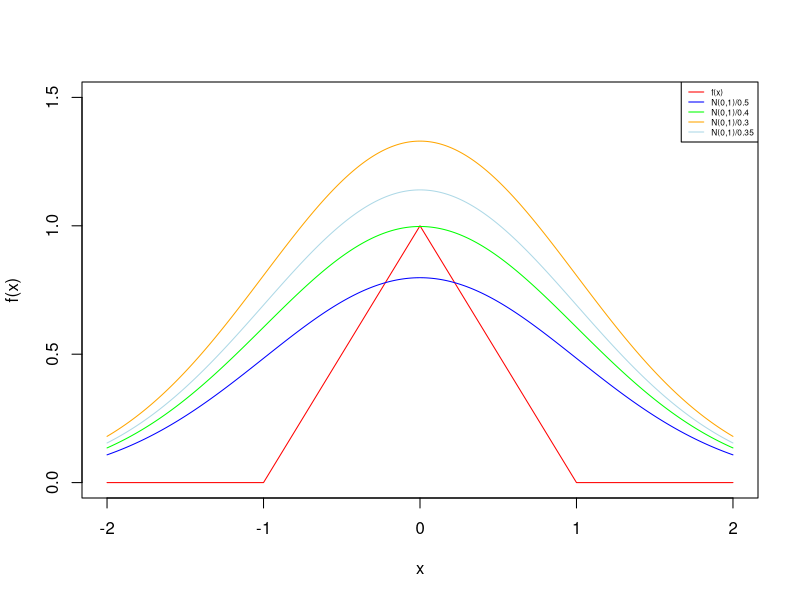
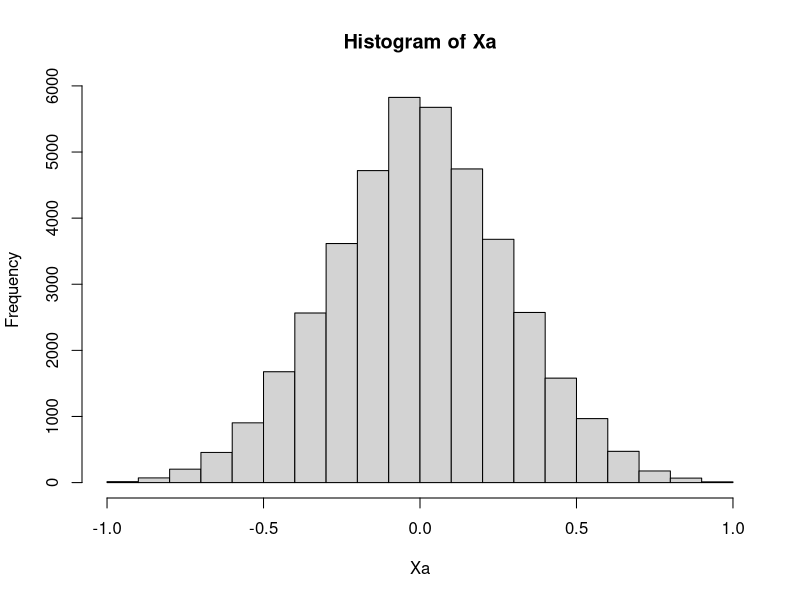
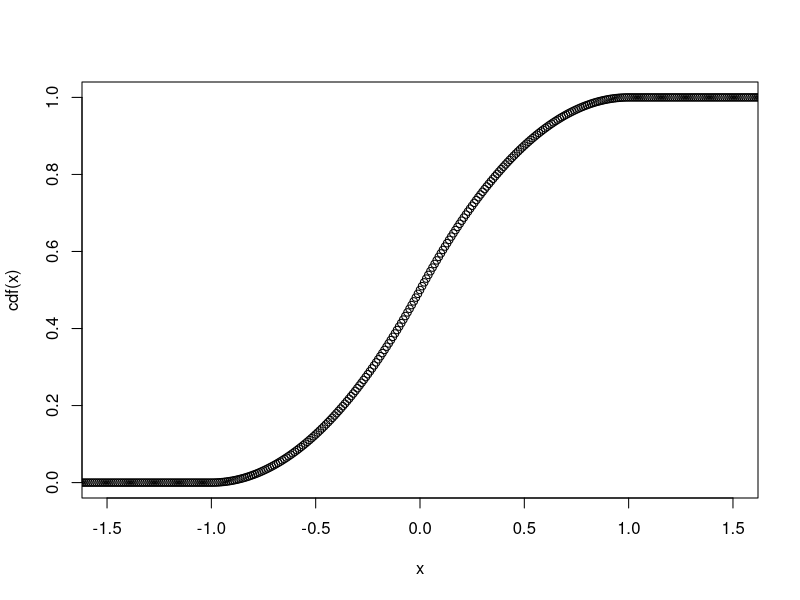
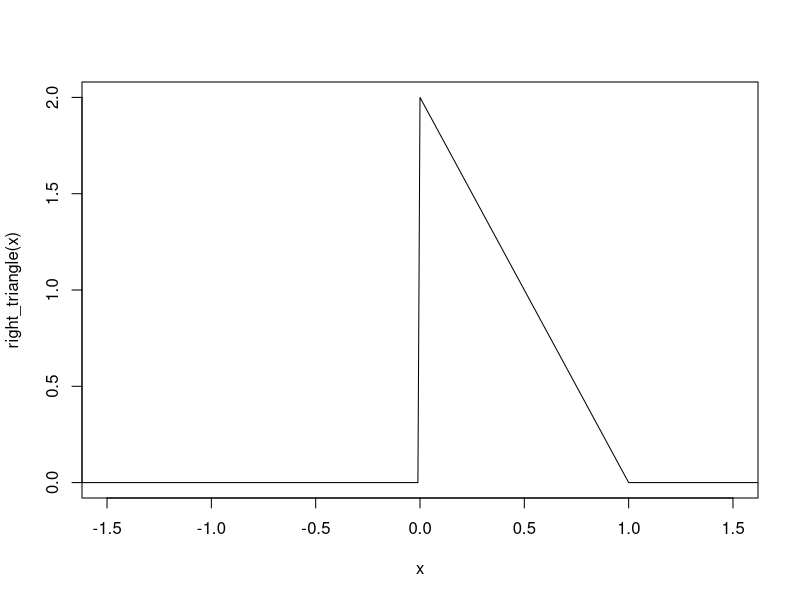
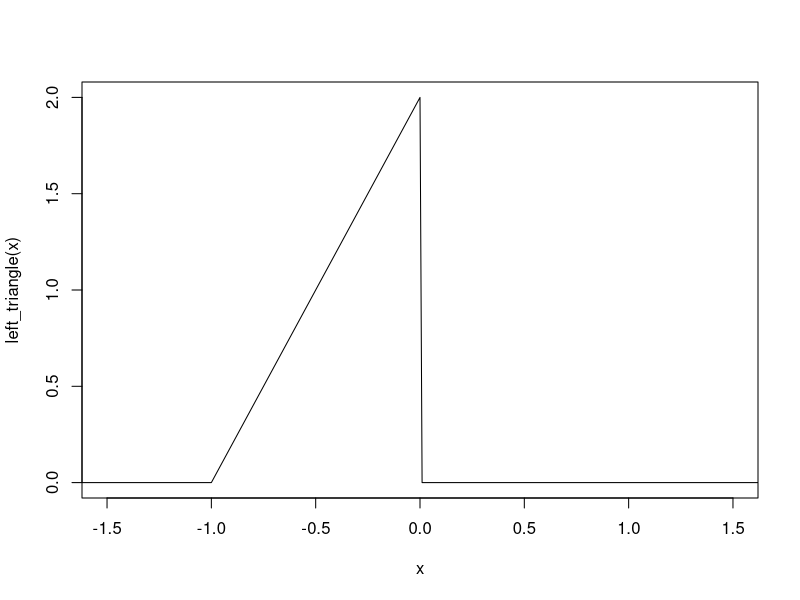
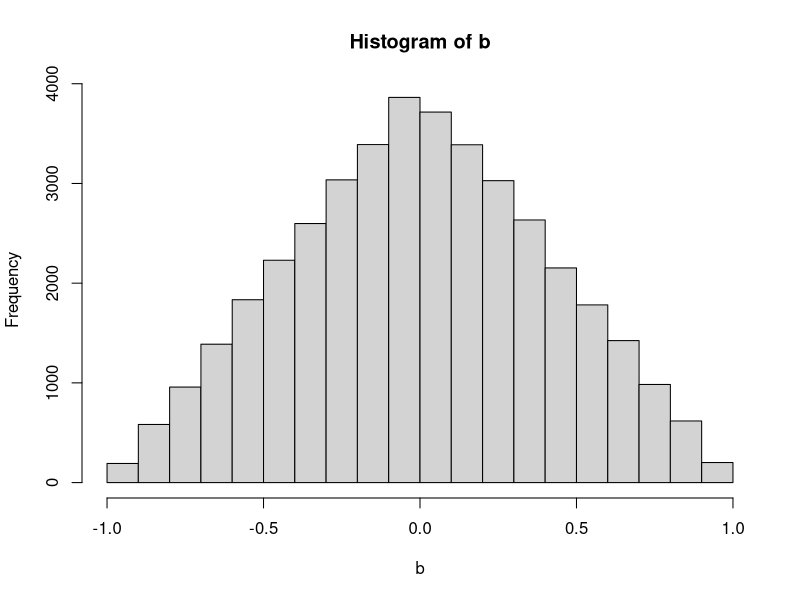
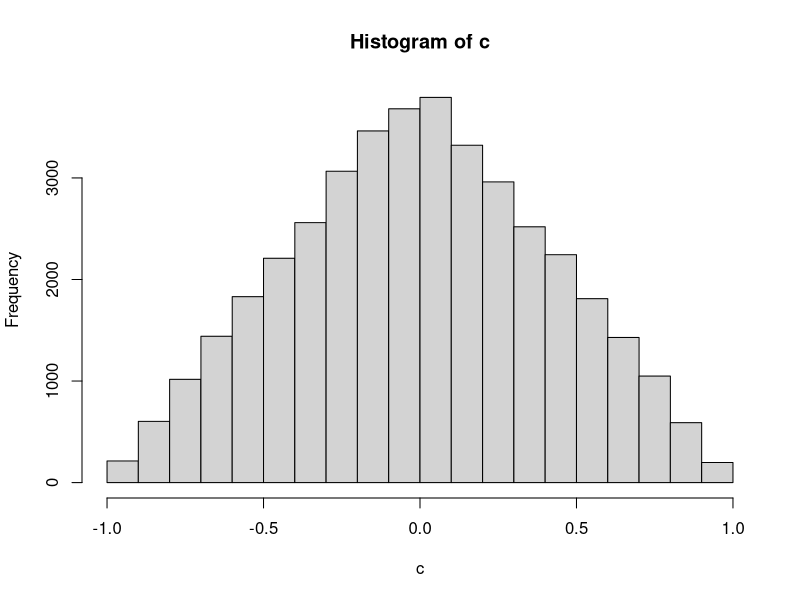
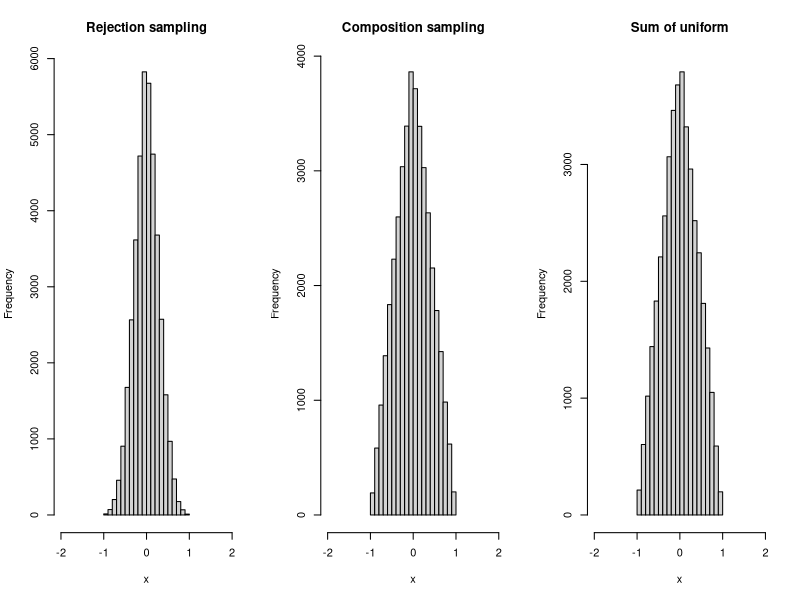

Here is the R script that generated these plots, in order:
## ---- chunk 1
knitr::opts_chunk$set(echo = TRUE)
## ---- chunk 2
set.seed(12345)

f <- function(x){
  out <- c()
  for (i in 1:length(x)){
    if (x[i] < -1){out <- append(out, 0)
    }else if(x[i] > 1){ out <- append(out, 0) 
    }else if (-1 <= x[i] && x[i] <= 0){out <- append(out, x[i]+1)
    }else if (0 < x[i] && x[i] <= 1){out <- append(out, 1-x[i])}
  }
  return(out)
}

#Determining proper value of a for the envelope
x <- seq(-2, 2, 0.01)
plot(x, f(x), col = "red", type = "l", ylim = c(0, 1.5))
lines(x, dnorm(x)/0.5, col = "blue")
lines(x, dnorm(x)/0.4, col = "green")
lines(x, dnorm(x)/0.3, col = "orange")
lines(x, dnorm(x)/0.35, col = "lightblue")
#add legend
legend("topright", legend = c("f(x)", "N(0,1)/0.5", "N(0,1)/0.4", "N(0,1)/0.3", "N(0,1)/0.35"), col = c("red", "blue", "green", "orange", "lightblue"), lty = 1, cex = 0.5)

#Based on the three plots, we choose a = 0.35
a <- 0.35

e <- function(x){
  return(dnorm(x) / a)
}

## ---- chunk 3
#Rejection sampling:
Xa <- c()

while(length(Xa) < 40000){
   U <- runif(1)
   Y <- rnorm(1) * a            # g(x) = N(0,1)
  if (U <= f(Y)/e(Y)){
    Xa <- c(Xa, Y)
  }
}

#plot the histogram of the generated values
hist(Xa)
## ---- chunk 4
x <- seq(-2,2, 0.01)

cdf <- function(x){
  y <- rep(0,length(x))
  for (i in 1:length(x)){
    if (x[i] < -1){
      y[i] <- 0
    }else if (x[i]<=0){
      y[i] <- x[i]^2/2 + x[i] + 0.5
    }else if (x[i]<=1){
      y[i] <- x[i] - (x[i]^2 /2) + .5
    }else y[i] <- 1
  }
  return(y)
}

plot(x,cdf(x), xlim=c(-1.5, 1.5))

right_triangle <- function(x){
  y <- rep(0, length(x))
  for (i in 1:length(x)){
    if (x[i] < 0){
        y[i] <- 0
      }else if(x[i] > 1){
        y[i] <- 0
      }else y[i] <- 2 - 2*x[i]
    }
  return(y)
}

left_triangle <- function(x){
  y <- rep(0, length(x))
  for (i in 1:length(x)){
    if (x[i] < -1){
      y[i] <- 0
    }else if(x[i] > 0){
      y[i] <- 0
    }else y[i] <- 2 + 2*x[i]
  }
  return(y)
}

plot(x,right_triangle(x), xlim=c(-1.5, 1.5), type="l")
plot(x,left_triangle(x), xlim=c(-1.5, 1.5), type="l")


cdf_right <- function(y){
  return(1 - sqrt(1-y))
}

cdf_left <- function(y){
  return(sqrt(y)-1)
}

zerone <- runif(40000, 0,1)
g <- rbinom(40000, 1, 0.5)

genX <- function(x,g){
  res <- rep(0, length(x))
  for (i in 1:length(x)){
    if (g[i] == 0) res[i] <- cdf_right(x[i])
    else res[i] <- cdf_left(x[i])
  }
  return(res)
}
b <- genX(zerone, g)
hist(b)
## ---- chunk 5

genXunif <- function(){
  u1 <- runif(40000)
  u2 <- runif(40000)
  return(u1-u2)
}

c <- genXunif()
hist(c)

## ---- chunk 6

#Comparaison of the histograms
par(mfrow=c(1,3))
hist(Xa, main="Rejection sampling", xlab="x", xlim=c(-2,2))
hist(b, main="Composition sampling", xlab="x", xlim=c(-2,2))
hist(c, main="Sum of uniform", xlab="x", xlim=c(-2,2))

## ---- chunk 7
de <- function(x, mu, lambda){
  return(lambda/2 * exp(-lambda * abs(x-mu)))
}
#Inverse CDF method
#Generate 10000 random numbers from Unif(0,1)
set.seed(12345)
u <- runif(10000)
#Generate 10000 random numbers from DE(0,1) using the inverse CDF method
F_inv <- function(p, mu, lambda){
  return(mu - (1/lambda) * sign(p-0.5)*log(1-2*abs(p-0.5)))
}
d <- F_inv(u, 0, 1)
hist(d, breaks = 100)
curve(de(x, 0, 1)*2000, add = TRUE, col = "red")


## ---- chunk 8
#Rejection sampling method
#Determining proper value of a for the envelope

#Generate 2000 random numbers from DE(0,1)
set.seed(12345)
u <- runif(2000)
Y <- F_inv(u, 0, 1)*a

f <- function(x){
  return(dnorm(x, 0, 1))
}
g <- function(x, mu, lambda){
  return(de(x, mu, lambda))
}

#After trial and error, a = 0.7 seems to be the best value for a

#Generate 2000 random numbers from N(0,1) using the rejection sampling method
X_rej <- c()
samples <- 0
rejection_rate <- 0
while(length(X_rej) < 2000){
  samples <- samples + 1
  Y <- F_inv(runif(1), 0, 1)
  U <- runif(1, 0,1)
  if(U <= f(Y)/(g(Y, 0, 1)/a)){
    X_rej <- c(X_rej, Y)
  }else{
    rejection_rate <- rejection_rate + 1
  }
}
rejection_rate <- rejection_rate/samples

hist(X_rej, breaks = 100)
curve(dnorm(x, mean = 0, sd = 1)*200, add = TRUE, col = "red")
curve(de(x, 0, 1)*200/a, add = TRUE, col = "blue")

## ---- chunk 9
#Generate 2000 random numbers from N(0,1) using rnorm()
set.seed(12345)
X <- rnorm(2000, mean = 0, sd = 1)
hist(X, breaks = 100)
curve(dnorm(x, mean = 0, sd = 1)*100, add = TRUE, col = "red")
## ---- chunk 10
library(ggplot2)
df1 <- data.frame(X_rej)
df2 <- data.frame(X)
#Comparaison of the histograms
ggplot(df1, aes(x = X_rej)) + geom_histogram(bins= 100,fill = "blue", alpha = 0.5) + geom_histogram(data = df2, aes(x = X), bins = 100, fill = "red", alpha = 0.5)

